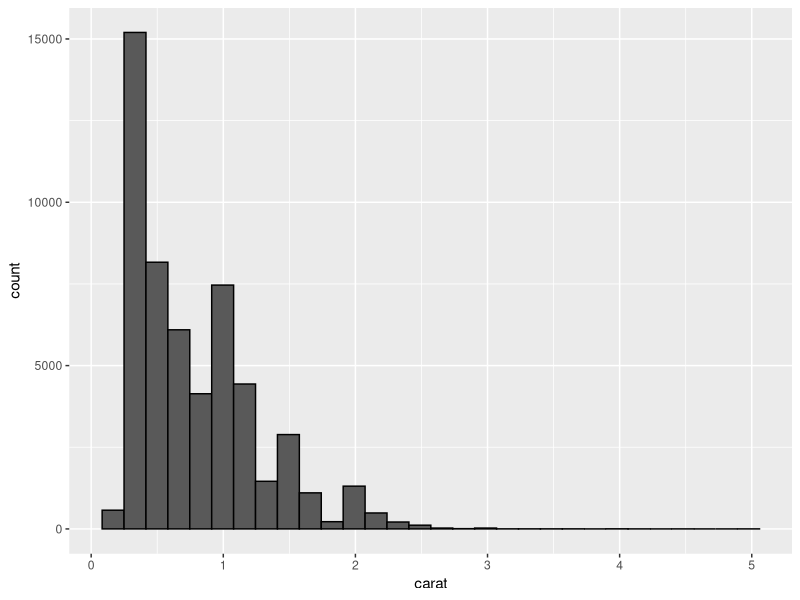
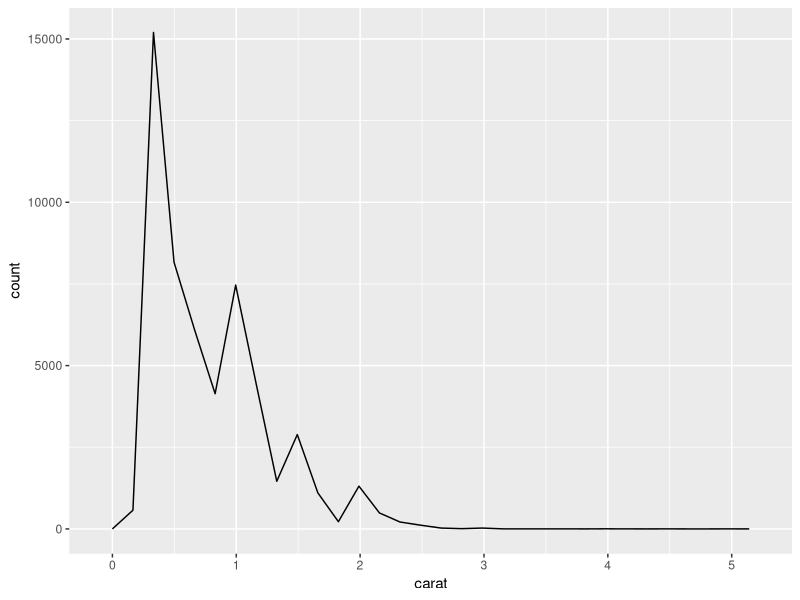
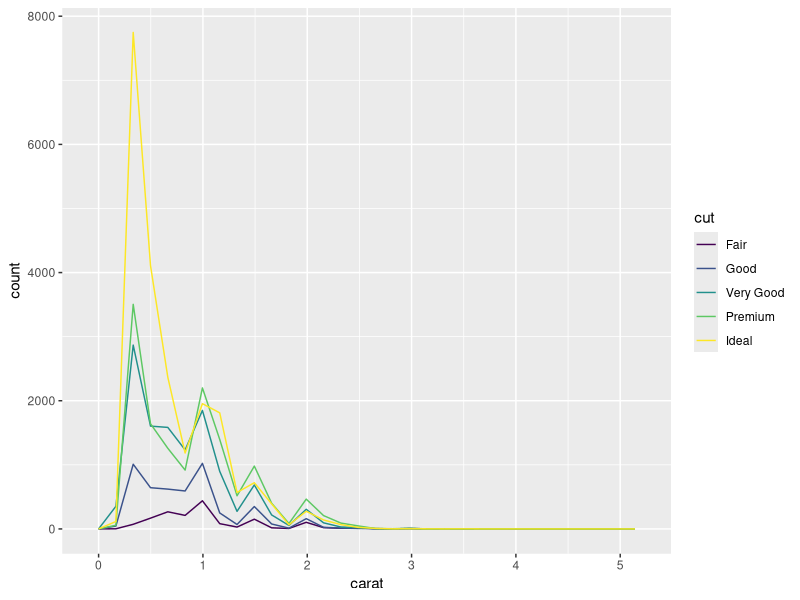
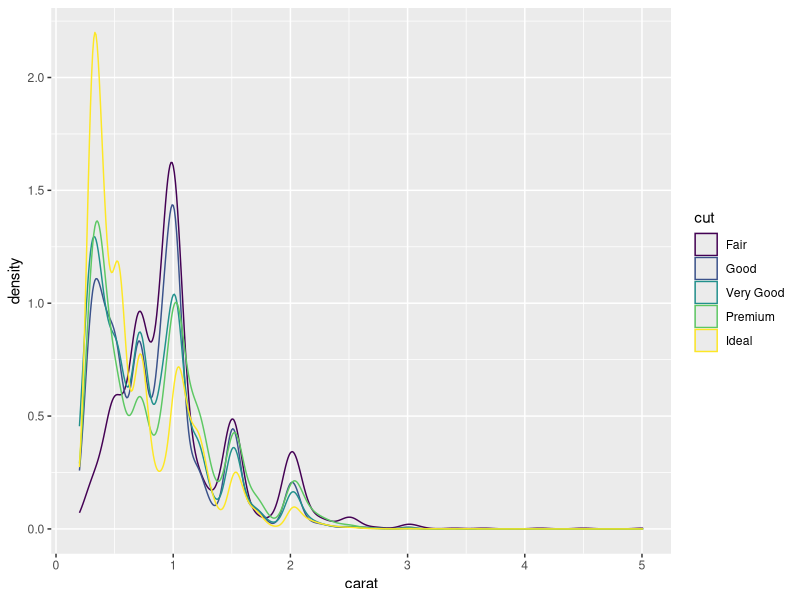
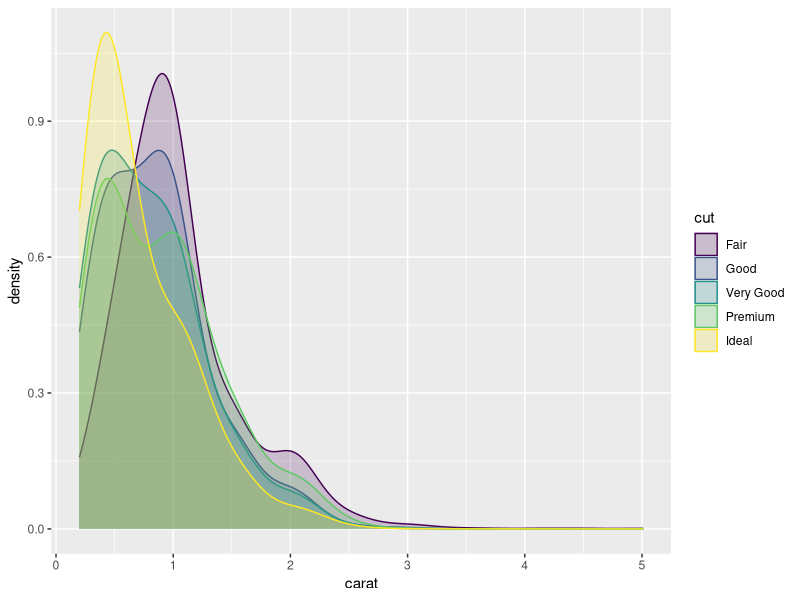
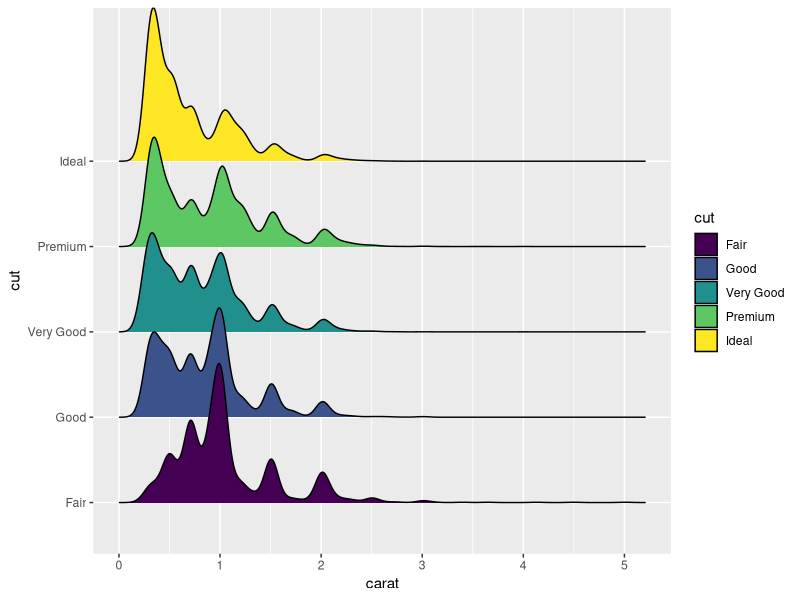
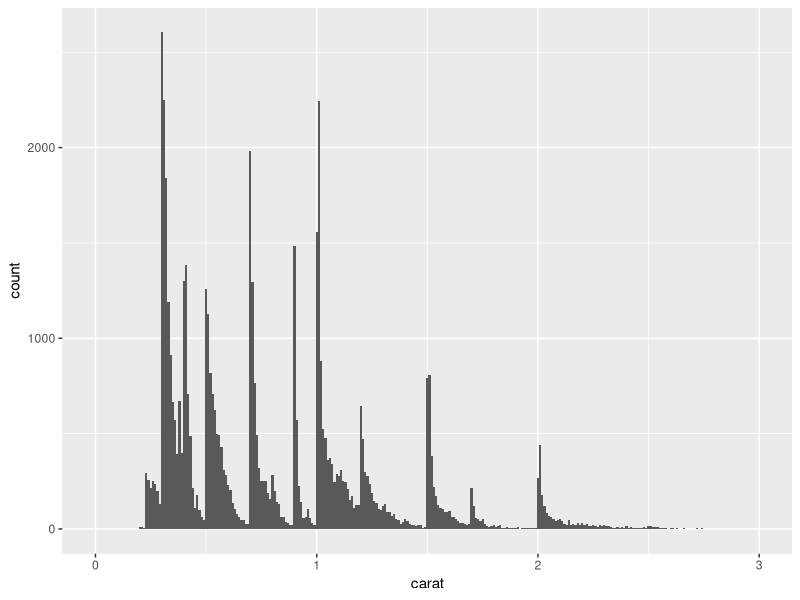

Write R code to recreate these figures, in order. (Note: this script raises an error after producing the figures.)
# Exploring Distribution 

# Density plot and frequency polygons 

library(ggplot2)

ggplot(diamonds, aes(x = carat))  +
  geom_histogram(color= "black")

# frequency polygons 

ggplot(diamonds, aes(carat))+ 
  geom_freqpoly()

# This can be used to compare groups 

ggplot(diamonds, aes(carat, color = cut))+ 
  geom_freqpoly()

?geom_freqpoly

# Density plots
ggplot(diamonds, aes(carat, color = cut))+ 
  geom_density()

# Improved smoothness
# Filled curve
# Make filled color transparent

ggplot(diamonds, aes(carat, color = cut, fill = cut))+ 
  geom_density(bw = 0.2, alpha = 0.2)

install.packages("ggridges")
library(ggridges)

ggplot(diamonds, aes(carat, cut, fill = cut))+ 
  geom_density_ridges()


ggplot(diamonds, aes(carat)) + geom_histogram(binwidth = 0.01)+
  xlim(0, 3)
# Conclusion - Diamonds with carat values that are multiples of 0.25 are more common than others. 

ggplot(diamonds, aes(carat)) +
       geom_point()


# Extract information from a histogram with bin width 0.01 = 481
carat_br <- hist(diamonds$carat, breaks = 481, right = FALSE, plot = FALSE)
carat_br
# Create category for each bin 
diamonds$carat_cat <- cut(diamonds$carat, 481, right = FALSE)
diamonds

# Compute the mean for each bin

means <- aggregate(price ~ carat_cat, data = diamonds, FUN= mean)
plot(carat_br$mid, means$price) # ERROR Expected

# Fix 

means <- aggregate(price ~ carat_cat, data = diamonds, FUN= mean)
id<- match(means$carat_cat, levels(diamonds$carat_cat))

#Base
plot(carat_br$mids[id], means$price, cex = 0.5)
# Add vertical lines at multiples of 0.25:
abline(v = c(0.5, 0.75, 1,1.25, 1.5))

# ggplot

d2 <- data.frame(bin = carat_br$mid[id],mean = means$price)
ggplot(d2, aes(bin, mean)) +
  geom_point() +
  geom_vline(xintercept =
               c(0.5, 0.75, 1,1.25, 1.5))

# Violin plot as an alternative to boxplot 

ggplot(diamonds, aes(cut, price)) + 
  geom_boxplot()

ggplot(diamonds, aes(cut, price)) + 
  geom_violin()

# add quantiles 
ggplot(diamonds, aes(cut, price)) + 
  geom_violin( draw_quantiles = c(0.25, 0.5, 0.75))

# More updates 

ggplot(diamonds, aes(cut, price, fill = cut)) + 
  geom_violin( draw_quantiles = c(0.25, 0.5, 0.75))

# Combining violin and boxplot 

ggplot(diamonds, aes(cut, price)) + 
  geom_violin(aes(fill= cut), width = 1.25, draw_quantiles = c(0.25, 0.5, 0.75)) + 
  geom_boxplot(width = 0.1, alpha = 0.5)+
  theme(legend.position = "none")+
  coord_flip()


# Combine multiple plots into a single graphics
install.packages("patchwork")

plot1 <- ggplot(diamonds, aes(cut, carat, fill= cut))+
  geom_violin()+
  theme(legend.position = "none")

plot2 <- ggplot(diamonds, aes(cut, price, fill = cut))+
  geom_violin()+
  theme(legend.position = "none")
  

library(patchwork)

plot1 + plot2

plot3 <- ggplot(diamonds, aes(cut, depth, fill= cut))+
  geom_violin()+
  theme(legend.position = "none")

plot4 <- ggplot(diamonds, aes(carat, fill = cut))+
  geom_density(alpha = 0.5)+
  theme(legend.position = c(0.9,0.6))

(plot1|plot2|plot3)/plot4
